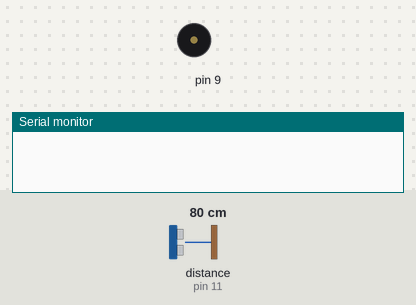
A sketch run on a simulated Arduino Uno, built with avr-gcc and run on an emulated ATmega328P. Shown: buzzer (waves = sounding), the last lines printed to the serial monitor. The inputs (shaded band) are chosen by the test bench; at power-on: distance to the obstacle (sensor on pin 11) 80 cm. The echo pulse lasts 58.3 µs per cm.

Above: at 0.1 s.
At 13.5 s:
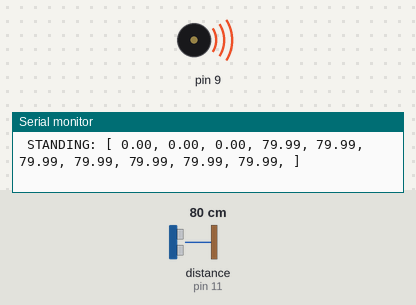
Timing chart, 0 to 43.0 s (numbered marks = the images above):
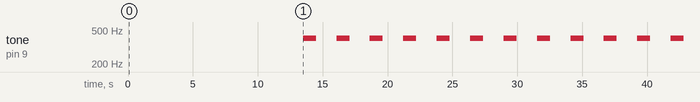

Measured:
- by itself, tone on pin 9: silent → 400 Hz at 13.5 s, → silent 1.0 s later, → 400 Hz 1.6 s later, → silent 1.0 s later, … (24 changes in this stretch)

The sketch:

sketch_standup.ino
```cpp
#include "NewPing.h"
#include "toneAC.h"

#define TRIGGER_PIN  10
#define ECHO_PIN     11
#define MAX_DISTANCE 400

NewPing sonar(TRIGGER_PIN, ECHO_PIN, MAX_DISTANCE);

float duration, distance;
float last_distances[10];
int iterations = 20;
float threshold = 50.0;
float total_time;
float current_time = 0.0;
float time_elapsed;
bool should_stand = false;

// wait for ultrasonic sensor to warmup, then set time variables and begin loop
void setup() {
  delay(3000);
  total_time = millis();
  time_elapsed = total_time - current_time;
  Serial.begin (9600);
}

// updates the last_distances array by removing the oldest distance point and appending the newest point of data to the end of the array
void update_last_distances() {
  duration = sonar.ping_median(iterations);

  // moves each array element back 1 position
  for (int i = 0; i < 9; i++) {
    last_distances[i] = last_distances[i+1];
  }

  // replace the last index of array with a new distance point based on the speed of sound and time for ping to reach back
  last_distances[9] = (duration / 2) * 0.0343;

  // if data point out of range of sensor's bounds, replace with more reasonable values
  if (last_distances[9] >= 400) {
    last_distances[9] = 400;
  }
  else if (last_distances[9] <= 2) {
    last_distances[9] = -1;
  }

  delay(500);
}

// using the data in the last_distances array and a threshold value, decide whether person is standing or sitting
bool is_standing() {
  int stand_count = 0;

  // loop through last_distances array and increment stand_count each time data point is found over the threshold
  for (int i = 0; i < 10; i++) {
    if (last_distances[i] > threshold) {
      stand_count++;
    }
  }

  // if at least 60% of the most recent data points indicate the person is further than the threshold, assume they are standing
  if (stand_count > 6) {
    return true;
  } else {
    return false;
  }
}

void loop() {
  // update total_time and time_elapsed from last stand/sit change
  total_time = millis();
  time_elapsed = total_time - current_time;

  // update the last_distances list
  update_last_distances();

  // print to serial monitor is_standing and values of last_distances
  if (is_standing() == false) {
    Serial.print(" SITTING: ");
  } else {
    Serial.print(" STANDING: ");
  }
  Serial.print("[ ");
  for (int i = 0; i < 10; i++) {
    Serial.print(last_distances[i]);
    Serial.print(", ");
  }
  Serial.print("]");

  // if stand/sit preference does not match what person is doing, sound the buzzer at 400 Hz for 1 second
  if (should_stand != is_standing()) {
//   Serial.print("      BEEEEEEEEP");
    toneAC(400);
    delay(1000);
    toneAC();
  }
  Serial.println();

  // after ~40 sec, switch stand/sit preference and print change in serial monitor
  if (time_elapsed >= 1.0*40.0*1000.0) {
    current_time = millis();
    if (should_stand) {
      should_stand = false;
      Serial.println("---------Sit now.-------------");
    } else {
      should_stand = true;
      Serial.println("---------Stand now.---------------");
    }
  }

  delay(500);
}
```
